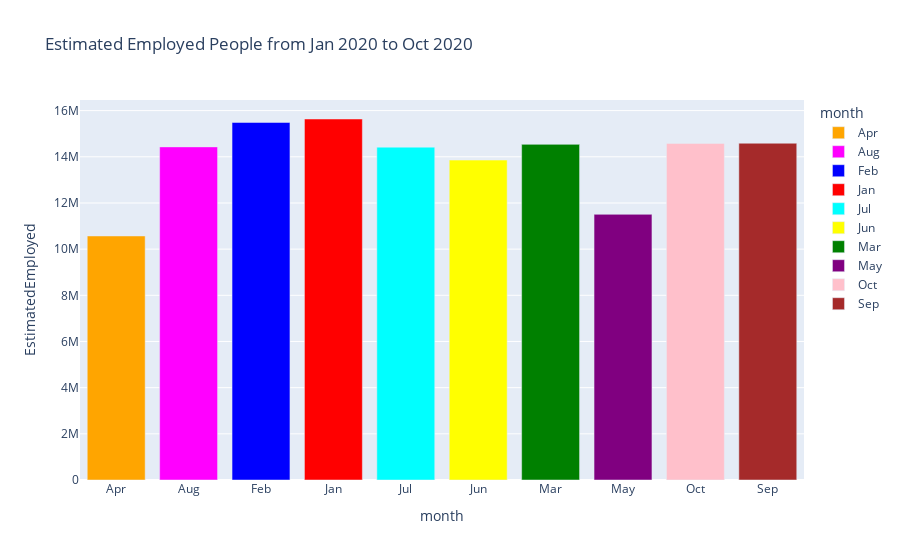

Notebook cell for this chart:
### Code cell
fig=px.bar(grp,x='month',y='EstimatedEmployed',color='month', category_orders = {"Month": ["Jan", "Feb", "Mar", "Apr", "May", "Jun", "Jul", "Aug", "Sep", "Oct"]}, 
    color_discrete_map={   
        "Jan": "red",
        "Feb": "blue",
        "Mar": "green",
        "Apr": "orange",
        "May": "purple",
        "Jun": "yellow",
        "Jul": "cyan",
        "Aug": "magenta",
        "Sep": "brown",
        "Oct": "pink" },
             title='Estimated Employed People from Jan 2020 to Oct 2020')
fig.show()

### Figure 1 — Plotly figure (JSON) as saved in the notebook; plotly's stock layout.template omitted (floating-point values rounded to 4 significant figures)
{"data": [{"alignmentgroup": "True", "hovertemplate": "month=%{x}<br>EstimatedEmployed=%{y}<extra></extra>", "legendgroup": "Apr", "marker": {"color": "orange", "pattern": {"shape": ""}}, "name": "Apr", "offsetgroup": "Apr", "orientation": "v", "showlegend": true, "textposition": "auto", "type": "bar", "x": ["Apr"], "xaxis": "x", "y": [10570199], "yaxis": "y"}, {"alignmentgroup": "True", "hovertemplate": "month=%{x}<br>EstimatedEmployed=%{y}<extra></extra>", "legendgroup": "Aug", "marker": {"color": "magenta", "pattern": {"shape": ""}}, "name": "Aug", "offsetgroup": "Aug", "orientation": "v", "showlegend": true, "textposition": "auto", "type": "bar", "x": ["Aug"], "xaxis": "x", "y": [14430000.0], "yaxis": "y"}, {"alignmentgroup": "True", "hovertemplate": "month=%{x}<br>EstimatedEmployed=%{y}<extra></extra>", "legendgroup": "Feb", "marker": {"color": "blue", "pattern": {"shape": ""}}, "name": "Feb", "offsetgroup": "Feb", "orientation": "v", "showlegend": true, "textposition": "auto", "type": "bar", "x": ["Feb"], "xaxis": "x", "y": [15490000.0], "yaxis": "y"}, {"alignmentgroup": "True", "hovertemplate": "month=%{x}<br>EstimatedEmployed=%{y}<extra></extra>", "legendgroup": "Jan", "marker": {"color": "red", "pattern": {"shape": ""}}, "name": "Jan", "offsetgroup": "Jan", "orientation": "v", "showlegend": true, "textposition": "auto", "type": "bar", "x": ["Jan"], "xaxis": "x", "y": [15640000.0], "yaxis": "y"}, {"alignmentgroup": "True", "hovertemplate": "month=%{x}<br>EstimatedEmployed=%{y}<extra></extra>", "legendgroup": "Jul", "marker": {"color": "cyan", "pattern": {"shape": ""}}, "name": "Jul", "offsetgroup": "Jul", "orientation": "v", "showlegend": true, "textposition": "auto", "type": "bar", "x": ["Jul"], "xaxis": "x", "y": [14420000.0], "yaxis": "y"}, {"alignmentgroup": "True", "hovertemplate": "month=%{x}<br>EstimatedEmployed=%{y}<extra></extra>", "legendgroup": "Jun", "marker": {"color": "yellow", "pattern": {"shape": ""}}, "name": "Jun", "offsetgroup": "Jun", "orientation": "v", "showlegend": true, "textposition": "auto", "type": "bar", "x": ["Jun"], "xaxis": "x", "y": [13860000.0], "yaxis": "y"}, {"alignmentgroup": "True", "hovertemplate": "month=%{x}<br>EstimatedEmployed=%{y}<extra></extra>", "legendgroup": "Mar", "marker": {"color": "green", "pattern": {"shape": ""}}, "name": "Mar", "offsetgroup": "Mar", "orientation": "v", "showlegend": true, "textposition": "auto", "type": "bar", "x": ["Mar"], "xaxis": "x", "y": [14540000.0], "yaxis": "y"}, {"alignmentgroup": "True", "hovertemplate": "month=%{x}<br>EstimatedEmployed=%{y}<extra></extra>", "legendgroup": "May", "marker": {"color": "purple", "pattern": {"shape": ""}}, "name": "May", "offsetgroup": "May", "orientation": "v", "showlegend": true, "textposition": "auto", "type": "bar", "x": ["May"], "xaxis": "x", "y": [11510000.0], "yaxis": "y"}, {"alignmentgroup": "True", "hovertemplate": "month=%{x}<br>EstimatedEmployed=%{y}<extra></extra>", "legendgroup": "Oct", "marker": {"color": "pink", "pattern": {"shape": ""}}, "name": "Oct", "offsetgroup": "Oct", "orientation": "v", "showlegend": true, "textposition": "auto", "type": "bar", "x": ["Oct"], "xaxis": "x", "y": [14580000.0], "yaxis": "y"}, {"alignmentgroup": "True", "hovertemplate": "month=%{x}<br>EstimatedEmployed=%{y}<extra></extra>", "legendgroup": "Sep", "marker": {"color": "brown", "pattern": {"shape": ""}}, "name": "Sep", "offsetgroup": "Sep", "orientation": "v", "showlegend": true, "textposition": "auto", "type": "bar", "x": ["Sep"], "xaxis": "x", "y": [14590000.0], "yaxis": "y"}], "layout": {"barmode": "relative", "legend": {"title": {"text": "month"}, "tracegroupgap": 0}, "title": {"text": "Estimated Employed People from Jan 2020 to Oct 2020"}, "xaxis": {"anchor": "y", "categoryarray": ["Apr", "Aug", "Feb", "Jan", "Jul", "Jun", "Mar", "May", "Oct", "Sep"], "categoryorder": "array", "domain": [0, 1], "title": {"text": "month"}}, "yaxis": {"anchor": "x", "domain": [0, 1], "title": {"text": "EstimatedEmployed"}}}}
